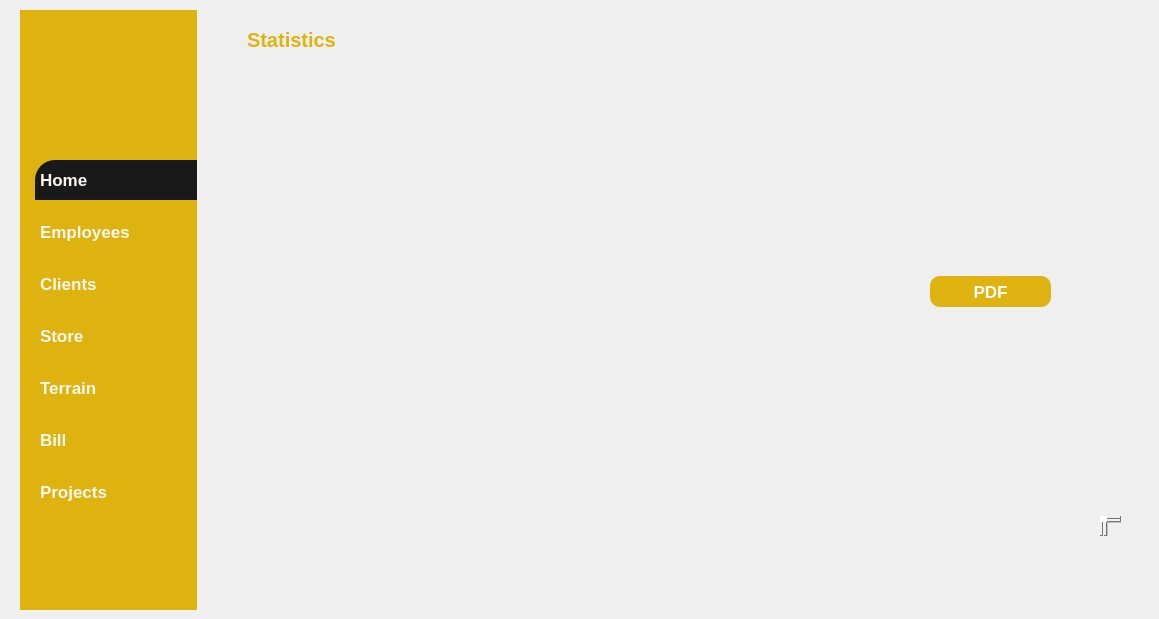
   <widget class="QWidget" name="page">
    <property name="styleSheet">
     <string notr="true">#page{
background-color: #191919;
}
*{
color : #fff7f2;
border : none;
}

#leftMenu_3{
background-color: #deb30f;
}
QLineEdit{
background : transparent;
}

#appHeader_5{
color : #deb30f;
}
#card1_5, #card2_5,#card3_5, #card4_5{
background-color : #191919; 
border-radius : 20px;
}
#pushButton_46,#pushButton_10,#pushButton_11{
background-color : #deb30f;
color : #fff;
border-radius : 10px;
}
#widget_24,#widget_25{
background-color :  #191919; 
border-radius : 20px;
}
#pushButton_39{
background-color :  #191919; 
padding : 10px 5px;
text-align : left;
border-top-left-radius : 20px;
}
#pushButton_40,#pushButton_41,#pushButton_42,#pushButton_43,#pushButton_44,#pushButton_45{
padding : 10px 5px;
text-align : left;
}
QLineEdit{
background : transparent;
border : none;
color: #717072;
border-bottom : 1px solid #717072;
}
QListWidget::item {
    color:#191919; 
    background-color:transparent;
}
</string>
    </property>
    <widget class="QWidget" name="leftMenu_3" native="true">
     <property name="geometry">
      <rect>
       <x>20</x>
       <y>10</y>
       <width>177</width>
       <height>600</height>
      </rect>
     </property>
     <property name="minimumSize">
      <size>
       <width>177</width>
       <height>600</height>
      </size>
     </property>
     <property name="maximumSize">
      <size>
       <width>177</width>
       <height>600</height>
      </size>
     </property>
     <property name="styleSheet">
      <string notr="true"/>
     </property>
     <layout class="QVBoxLayout" name="verticalLayout_41">
      <property name="spacing">
       <number>0</number>
      </property>
      <property name="leftMargin">
       <number>0</number>
      </property>
      <property name="topMargin">
       <number>0</number>
      </property>
      <property name="rightMargin">
       <number>0</number>
      </property>
      <property name="bottomMargin">
       <number>0</number>
      </property>
      <item>
       <widget class="QFrame" name="frame_53">
        <property name="frameShape">
         <enum>QFrame::StyledPanel</enum>
        </property>
        <property name="frameShadow">
         <enum>QFrame::Raised</enum>
        </property>
        <layout class="QVBoxLayout" name="verticalLayout_42">
         <property name="spacing">
          <number>0</number>
         </property>
         <property name="leftMargin">
          <number>0</number>
         </property>
         <property name="topMargin">
          <number>0</number>
         </property>
         <property name="rightMargin">
          <number>0</number>
         </property>
         <property name="bottomMargin">
          <number>0</number>
         </property>
         <item>
          <widget class="QFrame" name="frame_54">
           <property name="minimumSize">
            <size>
             <width>150</width>
             <height>150</height>
            </size>
           </property>
           <property name="maximumSize">
            <size>
             <width>200</width>
             <height>150</height>
            </size>
           </property>
           <property name="frameShape">
            <enum>QFrame::StyledPanel</enum>
           </property>
           <property name="frameShadow">
            <enum>QFrame::Raised</enum>
           </property>
           <widget class="QLabel" name="label_149">
            <property name="geometry">
             <rect>
              <x>-20</x>
              <y>-40</y>
              <width>230</width>
              <height>230</height>
             </rect>
            </property>
            <property name="minimumSize">
             <size>
              <width>230</width>
              <height>230</height>
             </size>
            </property>
            <property name="maximumSize">
             <size>
              <width>230</width>
              <height>230</height>
             </size>
            </property>
            <property name="text">
             <string/>
            </property>
            <property name="pixmap">
             <pixmap>../logo.png</pixmap>
            </property>
            <property name="scaledContents">
             <bool>true</bool>
            </property>
           </widget>
          </widget>
         </item>
         <item alignment="Qt::AlignTop">
          <widget class="QFrame" name="frame_55">
           <property name="frameShape">
            <enum>QFrame::StyledPanel</enum>
           </property>
           <property name="frameShadow">
            <enum>QFrame::Raised</enum>
           </property>
           <layout class="QVBoxLayout" name="verticalLayout_43">
            <property name="spacing">
             <number>12</number>
            </property>
            <property name="leftMargin">
             <number>15</number>
            </property>
            <property name="topMargin">
             <number>0</number>
            </property>
            <property name="rightMargin">
             <number>0</number>
            </property>
            <property name="bottomMargin">
             <number>0</number>
            </property>
            <item>
             <widget class="QPushButton" name="pushButton_39">
              <property name="font">
               <font>
                <pointsize>13</pointsize>
                <bold>true</bold>
               </font>
              </property>
              <property name="text">
               <string>Home</string>
              </property>
              <property name="icon">
               <iconset resource="resources.qrc">
                <normaloff>:/whiteIcons/assets/icons/white/home.svg</normaloff>:/whiteIcons/assets/icons/white/home.svg</iconset>
              </property>
              <property name="iconSize">
               <size>
                <width>24</width>
                <height>24</height>
               </size>
              </property>
             </widget>
            </item>
            <item>
             <widget class="QPushButton" name="pushButton_40">
              <property name="font">
               <font>
                <pointsize>13</pointsize>
                <bold>true</bold>
               </font>
              </property>
              <property name="text">
               <string>Employees</string>
              </property>
              <property name="iconSize">
               <size>
                <width>24</width>
                <height>24</height>
               </size>
              </property>
             </widget>
            </item>
            <item>
             <widget class="QPushButton" name="pushButton_41">
              <property name="font">
               <font>
                <pointsize>13</pointsize>
                <bold>true</bold>
               </font>
              </property>
              <property name="text">
               <string>Clients</string>
              </property>
              <property name="iconSize">
               <size>
                <width>24</width>
                <height>24</height>
               </size>
              </property>
             </widget>
            </item>
            <item>
             <widget class="QPushButton" name="pushButton_42">
              <property name="font">
               <font>
                <pointsize>13</pointsize>
                <bold>true</bold>
               </font>
              </property>
              <property name="text">
               <string>Store</string>
              </property>
              <property name="iconSize">
               <size>
                <width>24</width>
                <height>24</height>
               </size>
              </property>
             </widget>
            </item>
            <item>
             <widget class="QPushButton" name="pushButton_43">
              <property name="font">
               <font>
                <pointsize>13</pointsize>
                <bold>true</bold>
               </font>
              </property>
              <property name="text">
               <string>Terrain</string>
              </property>
             </widget>
            </item>
            <item>
             <widget class="QPushButton" name="pushButton_44">
              <property name="font">
               <font>
                <pointsize>13</pointsize>
                <bold>true</bold>
               </font>
              </property>
              <property name="text">
               <string>Bill</string>
              </property>
             </widget>
            </item>
            <item>
             <widget class="QPushButton" name="pushButton_45">
              <property name="font">
               <font>
                <pointsize>13</pointsize>
                <bold>true</bold>
               </font>
              </property>
              <property name="text">
               <string>Projects</string>
              </property>
              <property name="iconSize">
               <size>
                <width>24</width>
                <height>24</height>
               </size>
              </property>
             </widget>
            </item>
           </layout>
          </widget>
         </item>
        </layout>
       </widget>
      </item>
     </layout>
    </widget>
    <widget class="QWidget" name="MainBody_3" native="true">
     <property name="geometry">
      <rect>
       <x>200</x>
       <y>10</y>
       <width>950</width>
       <height>550</height>
      </rect>
     </property>
     <property name="minimumSize">
      <size>
       <width>950</width>
       <height>550</height>
      </size>
     </property>
     <property name="maximumSize">
      <size>
       <width>950</width>
       <height>400</height>
      </size>
     </property>
     <property name="sizeIncrement">
      <size>
       <width>0</width>
       <height>0</height>
      </size>
     </property>
     <layout class="QVBoxLayout" name="verticalLayout_44">
      <item>
       <widget class="QWidget" name="headerFrame_5" native="true">
        <property name="minimumSize">
         <size>
          <width>0</width>
          <height>60</height>
         </size>
        </property>
        <property name="maximumSize">
         <size>
          <width>16777215</width>
          <height>60</height>
         </size>
        </property>
        <layout class="QHBoxLayout" name="horizontalLayout_7">
         <property name="spacing">
          <number>0</number>
         </property>
         <property name="leftMargin">
          <number>0</number>
         </property>
         <property name="topMargin">
          <number>0</number>
         </property>
         <property name="rightMargin">
          <number>0</number>
         </property>
         <property name="bottomMargin">
          <number>0</number>
         </property>
         <item alignment="Qt::AlignLeft">
          <widget class="QWidget" name="widget_21" native="true">
           <layout class="QHBoxLayout" name="horizontalLayout_61">
            <item>
             <widget class="QPushButton" name="menuBtn_5">
              <property name="text">
               <string/>
              </property>
              <property name="icon">
               <iconset resource="resources.qrc">
                <normaloff>:/whiteIcons/assets/icons/white/menu.svg</normaloff>:/whiteIcons/assets/icons/white/menu.svg</iconset>
              </property>
              <property name="iconSize">
               <size>
                <width>24</width>
                <height>24</height>
               </size>
              </property>
             </widget>
            </item>
            <item>
             <widget class="QLabel" name="appHeader_5">
              <property name="font">
               <font>
                <pointsize>15</pointsize>
                <bold>true</bold>
               </font>
              </property>
              <property name="text">
               <string>Statistics</string>
              </property>
             </widget>
            </item>
           </layout>
          </widget>
         </item>
         <item>
          <widget class="QLabel" name="date">
           <property name="text">
            <string/>
           </property>
          </widget>
         </item>
         <item alignment="Qt::AlignHCenter">
          <widget class="QWidget" name="widget_22" native="true">
           <layout class="QHBoxLayout" name="horizontalLayout_62"/>
          </widget>
         </item>
         <item alignment="Qt::AlignRight">
          <widget class="QWidget" name="widget_23" native="true">
           <layout class="QHBoxLayout" name="horizontalLayout_63">
            <property name="spacing">
             <number>0</number>
            </property>
            <property name="leftMargin">
             <number>0</number>
            </property>
            <property name="topMargin">
             <number>0</number>
            </property>
            <property name="rightMargin">
             <number>0</number>
            </property>
            <property name="bottomMargin">
             <number>0</number>
            </property>
           </layout>
          </widget>
         </item>
        </layout>
       </widget>
      </item>
      <item>
       <widget class="QWidget" name="widget" native="true">
        <widget class="QFrame" name="horizontalFrame">
         <property name="geometry">
          <rect>
           <x>0</x>
           <y>-10</y>
           <width>731</width>
           <height>481</height>
          </rect>
         </property>
         <layout class="QHBoxLayout" name="horizontalLayout_2"/>
        </widget>
        <widget class="QPushButton" name="pushButton_11">
         <property name="geometry">
          <rect>
           <x>730</x>
           <y>200</y>
           <width>121</width>
           <height>31</height>
          </rect>
         </property>
         <property name="font">
          <font>
           <pointsize>13</pointsize>
           <bold>true</bold>
          </font>
         </property>
         <property name="text">
          <string>PDF</string>
         </property>
        </widget>
        <widget class="QTextBrowser" name="textBrowser">
         <property name="geometry">
          <rect>
           <x>900</x>
           <y>440</y>
           <width>21</width>
           <height>20</height>
          </rect>
         </property>
        </widget>
       </widget>
      </item>
     </layout>
    </widget>
   </widget>
